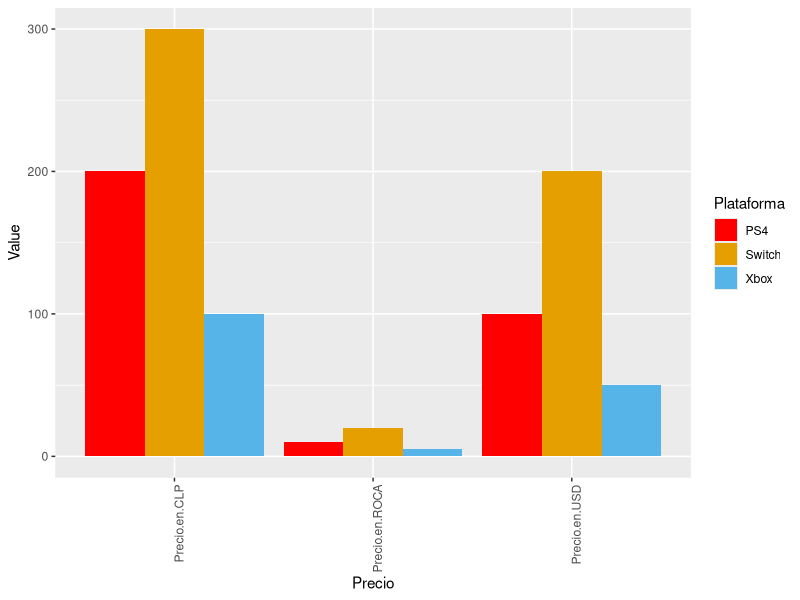

Source code (R):
## ---- chunk 1
knitr::opts_chunk$set(echo = TRUE)
## ---- chunk 2
data <- data.frame(Nombres = c('Tomas', 'Tomas', 'Tomas', 'Tomas', 'Martin', 'Martin', 'Martin', 'Martin'),
                   Dias = c("2020-02-10", "2020-02-10", "2020-02-11", "2020-02-11", "2020-02-10", '2020-02-10',
                            '2020-02-11', '2020-02-11'), Pasos = c(NA, 12, 13, 22, NA, 26, 42, 12))
aux <- tapply(data$Pasos,data$Nombres, mean, na.rm = TRUE); aux ; cat("Los names son", names(aux))
aux2 <- match(data$Nombres, names(aux)) ; cat("Las posiciones que hacen match son", aux2)
aux3 <- data$Nombres %in% names(aux)
cat("Los valores para esas posiciones son", aux[aux2])
## ---- chunk 3
library(dplyr)
## ---- chunk 4
data <- data.frame( a = c(1,NA,NA,5), b = c(1,3,6,4))
aux <- coalesce(data$a,data$b); cat("El nuevo vector queda de la forma", aux)
data$a <- aux ; head(data$a) #Sustituyo el vector
## ---- chunk 5
library(lubridate)
date <- "2012-04-11"
class(date)
date <- ymd(date)
class(date)
## ---- chunk 6
ayuda <- data.frame("a" = c("Hola","Hola","Chao","Como"), 'b' = c(2,2,3,4))
tabla <- table(ayuda$a); cat("Las palabras de la columna a se repiten:", names(tabla), tabla)
## ---- chunk 7
data <- data.frame("Plataforma" = c("Switch", "PS4", "Xbox"), "Precio en USD" = c(200,100,50),
                   "Precio en CLP" = c(300,200,100), "Precio en ROCA" = c(20,10,5)); data
## ---- chunk 8
library(tidyr)
## ---- chunk 9
data2 <- data %>% gather(Precio, Value, -Plataforma); data2
## ---- chunk 10
library(ggplot2)
## ---- chunk 11
ggplot(data2, aes(x = Precio, y = Value, fill = Plataforma)) + geom_col(position = "dodge") + 
        theme(axis.text.x = element_text(angle = 90, hjust = 1)) +
        scale_fill_manual(values=c("red", "#E69F00", "#56B4E9"))
## ---- chunk 12
library(reshape2)
## ---- chunk 13
data <- data.frame(Provincia = c("Huesca", "Teruel", "Zaragoza", "Huesca", "Teruel", "Zaragoza")
                   , Variables = c("Hombres","Hombres","Hombres","Mujeres","Mujeres","Mujeres")
                   , Valor = c(100,110,120,130,140,150))
aux <- dcast(data, Provincia ~ Variables) # se puede usar value.var para hacer "override"
## ---- chunk 14
library(dplyr)
## ---- chunk 15
data <- data.frame(Value1 = c(1,2,3,4), Value2 = c(5,6,7,8)); data
data <- mutate(data, add = Value1 + Value2); data
data <- mutate(data, Value1 = Value2); data
